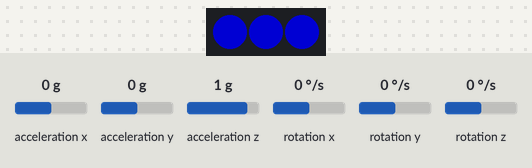
Simulated run of this sketch. Board: ATtiny85, built with avr-gcc and run on an emulated ATtiny85. On the bench: 3 RGB LEDs in strip order, left to right. Wiring (inferred from the names in the program): MPU-6050 motion sensor at I2C address 0x68. Inputs (shaded band) come from the test bench; at power-on: acceleration x 0 g, acceleration y 0 g, acceleration z 1 g, rotation x 0 °/s, rotation y 0 °/s, rotation z 0 °/s. Dim RGB values are drawn brighter than linear.

Above: at 2.4 s.
2.5 s: acceleration x set to -0.8 g
At 4.7 s:
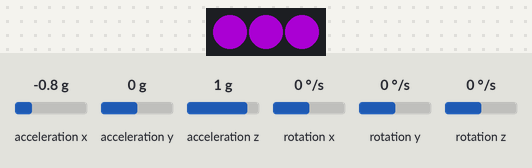
5.5 s: acceleration y set to -1.4 g
At 6.8 s:
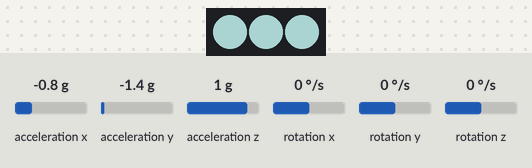
7.3 s: acceleration z set to -0.8 g
At 7.75 s:
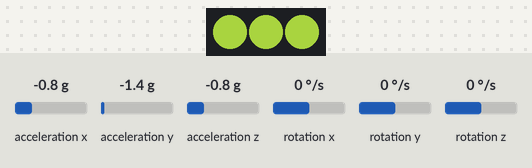
10.3 s: acceleration x set to 0.8 g
At 10.75 s:
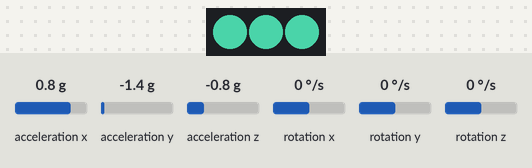
Timing chart, 0 to 13.4 s (numbered marks = the images above; inputs shaded):
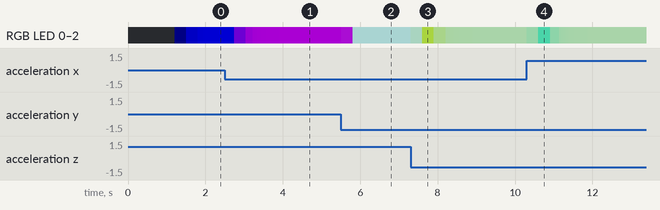

The sketch:

digispark_hue_cube_angle.ino
```cpp
// sources: https://playground.arduino.cc/Main/MPU-6050
#include <Wire.h>
#include <WS2812.h>

WS2812 LED(3);
cRGB value;
#define MAX_BRIGHTNESS 128
#define MPUADDR 0x68
int16_t AcX, AcY, AcZ, Tmp, GyX, GyY, GyZ;

void setup() {
  delay(200);
  digitalWrite(1, HIGH);
  delay(200);
  digitalWrite(1, LOW);
  delay(200);
  digitalWrite(1, HIGH);
  delay(200);
  digitalWrite(1, LOW);
  delay(200);
  digitalWrite(1, HIGH);
  delay(200);
  digitalWrite(1, LOW);

  Wire.begin();
  Wire.beginTransmission(MPUADDR);
  Wire.write(0x6B);  // PWR_MGMT_1 register
  Wire.write(0);     // set to zero (wakes up the MPU-6050)
  Wire.endTransmission(true);
  LED.setOutput(3); // Digital Pin 9
}

void loop() {
  Wire.beginTransmission(MPUADDR);
  Wire.write(0x3B);  // starting with register 0x3B (ACCEL_XOUT_H)
  Wire.endTransmission(false);
  Wire.requestFrom(MPUADDR, 14); // request a total of 14 registers

  // low pass filter to remove noise:
  AcX = AcX * 0.95 + 0.05 * (Wire.read() << 8 | Wire.read()); // 0x3B (ACCEL_XOUT_H) & 0x3C (ACCEL_XOUT_L)
  AcY = AcY * 0.95 + 0.05 * (Wire.read() << 8 | Wire.read()); // 0x3D (ACCEL_YOUT_H) & 0x3E (ACCEL_YOUT_L)
  AcZ = AcZ * 0.95 + 0.05 * (Wire.read() << 8 | Wire.read()); // 0x3F (ACCEL_ZOUT_H) & 0x40 (ACCEL_ZOUT_L)
  Tmp = Wire.read() << 8 | Wire.read(); // 0x41 (TEMP_OUT_H) & 0x42 (TEMP_OUT_L)
  GyX = Wire.read() << 8 | Wire.read(); // 0x43 (GYRO_XOUT_H) & 0x44 (GYRO_XOUT_L)
  GyY = Wire.read() << 8 | Wire.read(); // 0x45 (GYRO_YOUT_H) & 0x46 (GYRO_YOUT_L)
  GyZ = Wire.read() << 8 | Wire.read(); // 0x47 (GYRO_ZOUT_H) & 0x48 (GYRO_ZOUT_L)

  // Tmp/340.00+36.53  //equation for temperature in degrees C from datasheet

  if (AcX > 1000) {
    digitalWrite(1, HIGH);
  } else {
    digitalWrite(1, LOW);
  }

  value.r = abs(AcX) >= 32768 / 2 ? MAX_BRIGHTNESS : map(abs(AcX), 0, 32768 / 2, 0, MAX_BRIGHTNESS);
  value.g = abs(AcY) >= 32768 / 2 ? MAX_BRIGHTNESS : map(abs(AcY), 0, 32768 / 2, 0, MAX_BRIGHTNESS);
  value.b = abs(AcZ) >= 32768 / 2 ? MAX_BRIGHTNESS : map(abs(AcZ), 0, 32768 / 2, 0, MAX_BRIGHTNESS);

  LED.set_crgb_at(0, value);
  LED.set_crgb_at(1, value);
  LED.set_crgb_at(2, value);
  LED.sync();

  delay(1000 / 100);
}
```

Measured:
- after the input at 5.5 s, RGB LED 0–2: RGB(102, 0, 127) → RGB(102, 8, 127) at once, → RGB(102, 128, 127) 0.30 s later
